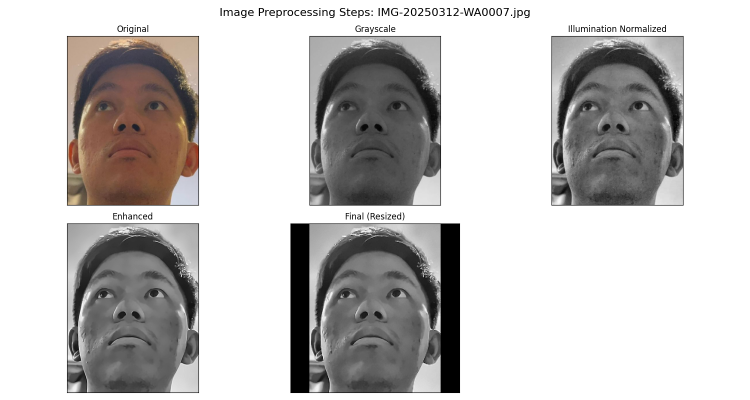
#> input picture backup/processed_images_simple/visualizations/IMG-20250312-WA0007_steps.png, 1500 x 800 px (shown at 1/2 size); its folder holds only this picture in this run
$ python process_images.py --input-dir ../../../processed_images_simple/visualizations --output-dir out
#> lines starting #> are read from the running program, lines starting #| are printed output that depends on the picture
### backup/face_preproc/face_preproc/utils/logging_utils.py
"""
Logging Utilities for Face Preprocessing

This module provides utilities for configuring and managing logging
throughout the face preprocessing system.
"""

import os
import logging
import datetime
from logging.handlers import RotatingFileHandler

def setup_logging(log_file=None, console_level=logging.INFO, file_level=logging.DEBUG):
    """
    Set up logging configuration for face preprocessing

    Args:
        log_file: Path to log file (if None, logging goes to console only)
        console_level: Logging level for console output
        file_level: Logging level for file output

    Returns:
        Configured logger instance
    """
    # Create root logger
    logger = logging.getLogger()
    logger.setLevel(logging.DEBUG)  # Capture all levels

    # Clear existing handlers (to avoid duplicate logs)
    if logger.hasHandlers():
        logger.handlers.clear()

    # Create formatters
    console_formatter = logging.Formatter('%(levelname)s: %(message)s')
    file_formatter = logging.Formatter(
        '%(asctime)s - %(name)s - %(levelname)s - %(message)s',
        datefmt='%Y-%m-%d %H:%M:%S'
    )

    # Set up console handler
    console_handler = logging.StreamHandler()
    console_handler.setLevel(console_level)
    console_handler.setFormatter(console_formatter)
    logger.addHandler(console_handler)

    # Set up file handler if log file specified
    if log_file:
        # Ensure log directory exists
        log_dir = os.path.dirname(os.path.abspath(log_file))
        os.makedirs(log_dir, exist_ok=True)

        # Create rotating file handler (max 5MB per file, 3 backup files)
        file_handler = RotatingFileHandler(
            log_file, maxBytes=5*1024*1024, backupCount=3
        )
        file_handler.setLevel(file_level)
        file_handler.setFormatter(file_formatter)
        logger.addHandler(file_handler)

        logger.info(f"Logging to file: {log_file}")

    return logger

def log_process_start(logger, config=None):
    """
    Log the start of a processing operation with configuration details

    Args:
        logger: Logger instance
        config: Dictionary of configuration settings (optional)
    """
    logger.info(f"Processing started at {datetime.datetime.now().strftime('%Y-%m-%d %H:%M:%S')}")

    if config:
        logger.info("Configuration settings:")
        for key, value in config.items():
            logger.info(f"  {key}: {value}")

def log_process_complete(logger, stats=None):
    """
    Log the completion of a processing operation with statistics

    Args:
        logger: Logger instance
        stats: Dictionary of processing statistics (optional)
    """
    logger.info(f"Processing completed at {datetime.datetime.now().strftime('%Y-%m-%d %H:%M:%S')}")

    if stats:
        logger.info("Processing statistics:")
        for key, value in stats.items():
            logger.info(f"  {key}: {value}")

### backup/face_preproc/face_preproc/core/image_preprocessor.py
"""
Image Preprocessor Core Module

This module provides the core image preprocessing functionality:
1. Grayscale conversion
2. Illumination normalization
3. Image enhancement
4. Scale normalization
"""

import os
import cv2
import numpy as np
import logging
import math

# Configure module logger
logger = logging.getLogger(__name__)

class ImagePreprocessor:
    """
    Class for preprocessing images with normalization
    and enhancement techniques
    """

    def __init__(self, target_size=(224, 224), force_grayscale=True):
        """
        Initialize the image preprocessor

        Parameters:
        -----------
        target_size : tuple
            Output size for normalized images (width, height)
        force_grayscale : bool
            Whether to always convert images to grayscale
        """
#> in process_images, img is the input picture: shape (800, 1500, 3); mean B, G, R 193, 194, 196.2
        self.target_size = target_size
        self.force_grayscale = force_grayscale

        logger.info(f"Image preprocessor initialized with target_size={target_size}, force_grayscale={force_grayscale}")

    def convert_to_grayscale(self, image):
        """
        Convert an image to grayscale if it's not already

        Args:
            image: Input image

        Returns:
            Grayscale image
        """
        if len(image.shape) == 3:
            return cv2.cvtColor(image, cv2.COLOR_BGR2GRAY)
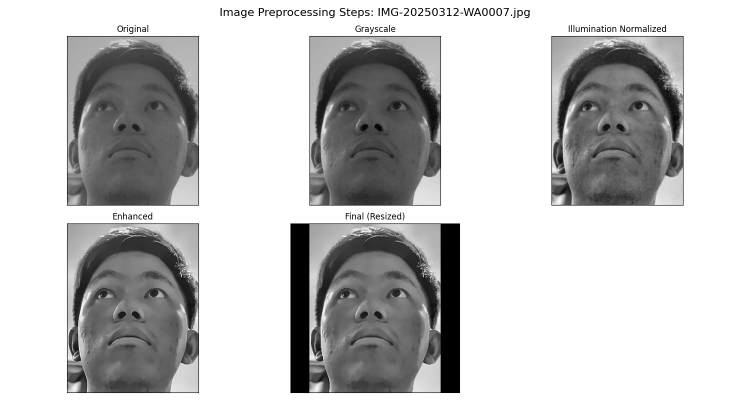
#> returned value: shape (800, 1500) (shown at 1/2 size); min 0, max 255, mean 194.5
        return image

    def normalize_illumination(self, image, method='clahe'):
        """
        Apply illumination normalization to the image

        Args:
            image: Input image (grayscale)
            method: Normalization method
                    ('hist_eq', 'clahe', 'gamma', 'dog', 'tantriggs', 'all')

        Returns:
            Illumination normalized image
        """
#> called with method = 'clahe'
        # Ensure grayscale
        if len(image.shape) == 3:
            gray = cv2.cvtColor(image, cv2.COLOR_BGR2GRAY)
        else:
            gray = image.copy()

        # Apply selected normalization method
        if method == 'hist_eq':
            # Simple histogram equalization
            normalized = cv2.equalizeHist(gray)
            logger.debug("Applied histogram equalization")

        elif method == 'clahe':
            # Contrast Limited Adaptive Histogram Equalization
            clahe = cv2.createCLAHE(clipLimit=2.0, tileGridSize=(8, 8))
            normalized = clahe.apply(gray)
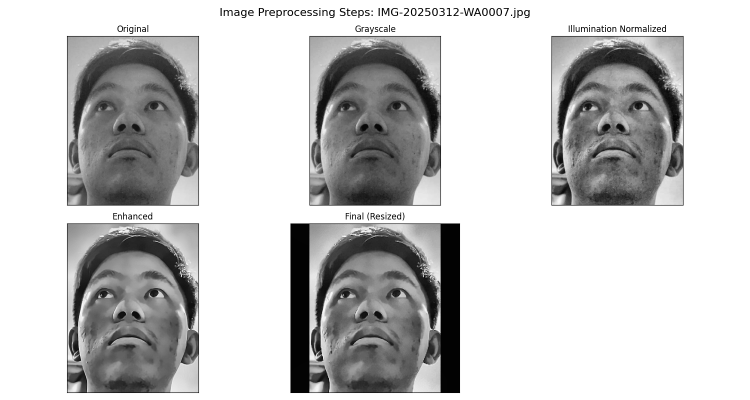
#> normalized: shape (800, 1500) (shown at 1/2 size); min 1, max 255, mean 198.1
            logger.debug("Applied CLAHE normalization")

        elif method == 'gamma':
            # Gamma correction
            # Estimate optimal gamma value based on image mean
            mean = np.mean(gray) / 255.0
            gamma = math.log(0.5) / math.log(mean) if mean > 0 else 1.0
            gamma = min(max(gamma, 0.5), 2.0)  # Limit gamma to reasonable range

            # Apply gamma correction
            inv_gamma = 1.0 / gamma
            table = np.array([((i / 255.0) ** inv_gamma) * 255 for i in range(256)]).astype("uint8")
            normalized = cv2.LUT(gray, table)
            logger.debug(f"Applied gamma correction with gamma={gamma:.2f}")

        elif method == 'dog':
            # Difference of Gaussians
            g1 = cv2.GaussianBlur(gray, (5, 5), 1.0)
            g2 = cv2.GaussianBlur(gray, (9, 9), 2.0)
            normalized = cv2.absdiff(g1, g2)
            # Normalize to 0-255 range
            normalized = cv2.normalize(normalized, None, 0, 255, cv2.NORM_MINMAX).astype(np.uint8)
            logger.debug("Applied Difference of Gaussians normalization")

        elif method == 'tantriggs':
            # Tan-Triggs preprocessing
            # Step 1: Gamma correction
            gamma = 0.2
            gray_gamma = np.power(gray / 255.0, gamma) * 255.0
            gray_gamma = gray_gamma.astype(np.uint8)

            # Step 2: DoG filtering
            g1 = cv2.GaussianBlur(gray_gamma, (3, 3), 1.0)
            g2 = cv2.GaussianBlur(gray_gamma, (7, 7), 2.0)
            dog = cv2.absdiff(g1, g2)

            # Step 3: Contrast equalization
            # Simple version: use histogram equalization
            normalized = cv2.equalizeHist(dog)
            logger.debug("Applied Tan-Triggs normalization")

        elif method == 'all':
            # Apply multiple methods and combine results
            results = []

            # Apply each method
            clahe = cv2.createCLAHE(clipLimit=2.0, tileGridSize=(8, 8))
            results.append(clahe.apply(gray))  # CLAHE

            # Gamma correction
            mean = np.mean(gray) / 255.0
            gamma = math.log(0.5) / math.log(mean) if mean > 0 else 1.0
            gamma = min(max(gamma, 0.5), 2.0)
            inv_gamma = 1.0 / gamma
            table = np.array([((i / 255.0) ** inv_gamma) * 255 for i in range(256)]).astype("uint8")
            results.append(cv2.LUT(gray, table))  # Gamma

            # DoG
            g1 = cv2.GaussianBlur(gray, (5, 5), 1.0)
            g2 = cv2.GaussianBlur(gray, (9, 9), 2.0)
            dog = cv2.absdiff(g1, g2)
            results.append(cv2.normalize(dog, None, 0, 255, cv2.NORM_MINMAX).astype(np.uint8))  # DoG

            # Average the results
            normalized = np.zeros_like(gray)
            for result in results:
                normalized = cv2.addWeighted(normalized, 0.5, result, 0.5, 0)

            logger.debug("Applied combined illumination normalization (all methods)")

        else:
            # Default to CLAHE
            clahe = cv2.createCLAHE(clipLimit=2.0, tileGridSize=(8, 8))
            normalized = clahe.apply(gray)
            logger.debug(f"Applied default CLAHE normalization (unknown method: {method})")

        return normalized

    def enhance_image(self, image, method='adaptive'):
        """
        Enhance image quality using various techniques

        Args:
            image: Input image (grayscale)
            method: Enhancement method ('none', 'sharpen', 'contrast', 'adaptive')

        Returns:
            Enhanced image
        """
#> called with method = 'adaptive'
        # Ensure grayscale
        if len(image.shape) == 3:
            gray = cv2.cvtColor(image, cv2.COLOR_BGR2GRAY)
        else:
            gray = image.copy()

        # Apply selected enhancement method
        if method == 'none':
            # No enhancement
            enhanced = gray
            logger.debug("No enhancement applied")

        elif method == 'sharpen':
            # Apply sharpening filter
            kernel = np.array([[-1, -1, -1],
                              [-1,  9, -1],
                              [-1, -1, -1]])
            enhanced = cv2.filter2D(gray, -1, kernel)
            # Ensure values are in valid range
            enhanced = np.clip(enhanced, 0, 255).astype(np.uint8)
            logger.debug("Applied sharpening filter")

        elif method == 'contrast':
            # Global contrast enhancement with histogram equalization
            enhanced = cv2.equalizeHist(gray)
            logger.debug("Applied contrast enhancement with histogram equalization")

        elif method == 'adaptive':
            # Adaptive enhancement based on image properties
            # First measure image properties
            mean_val = np.mean(gray)
#> mean_val = 198.1
#> (the rest of the program and of its run is left out)
